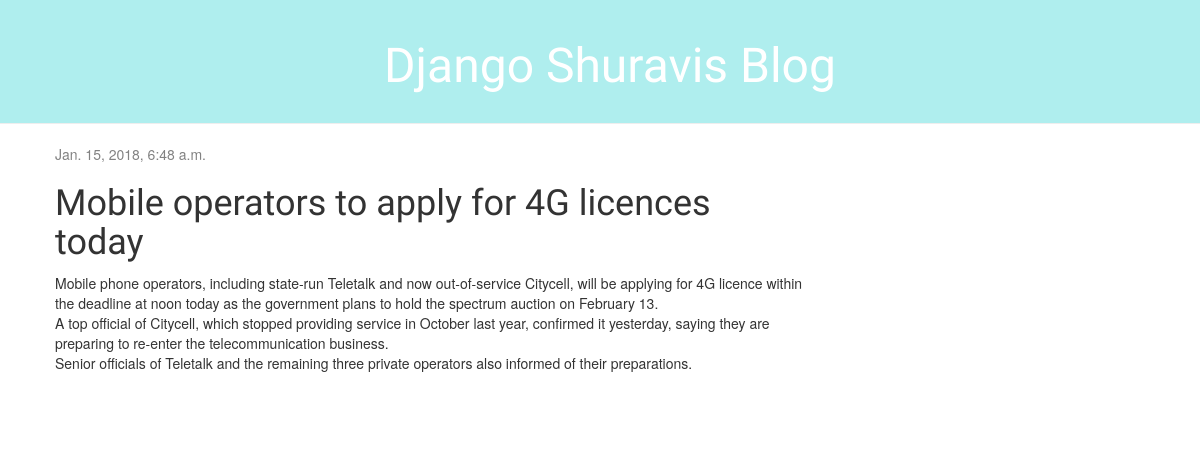
Page /post/21/ on the earlier database version.
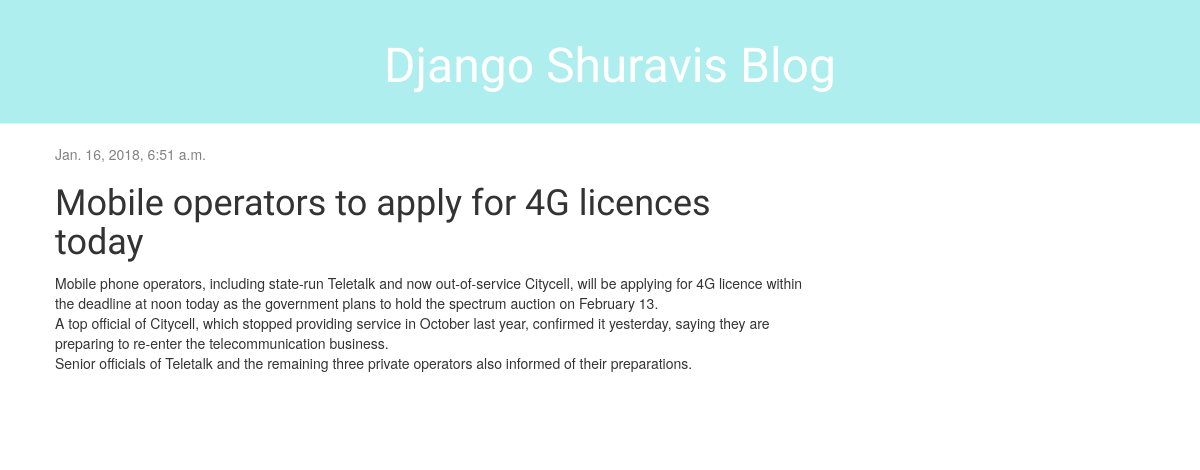
Same page on the later database version.
### blog/models.py (models this page shows, shortened)
class Post(models.Model):
    author = models.ForeignKey('auth.User')
    title = models.CharField(max_length=200)
    text = models.TextField()
    created_date = models.DateTimeField(
            default=timezone.now)
    published_date = models.DateTimeField(
            blank=True, null=True)

### blog/views.py (the view)
# urls.py: url(r'^post/(?P<pk>\d+)/$', views.post_detail, name='post_detail'),
def post_detail(request, pk):
    post = get_object_or_404(Post, pk=pk)
    return render(request, 'blog/post_detail.html', {'post': post})

### blog/templates/blog/post_detail.html (shortened to what this page needs)
{% extends 'blog/base.html' %}
{% block content %}
    <div class="post">
        {% if post.published_date %}
            <div class="date">
                {{ post.published_date }}
            </div>
        {% endif %}
        <h1>{{ post.title }}</h1>
        <p>{{ post.text|linebreaksbr }}</p>
    </div>
{% endblock %}

Differences in the rows shown:
changed Post "Mobile operators to apply for 4G licences today": published_date "Jan. 15, 2018, 6:48 a.m." → "Jan. 16, 2018, 6:51 a.m."
